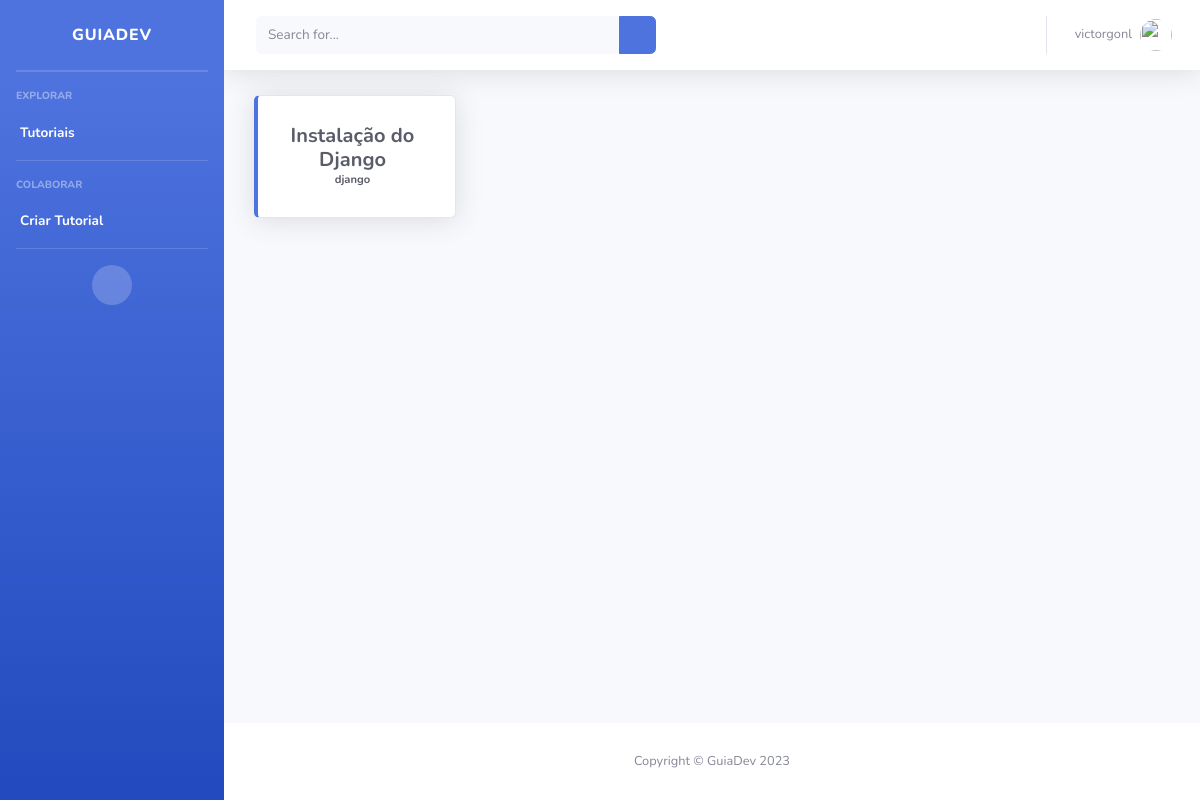
Page /tutoriais/ (signed in) on the earlier database version.
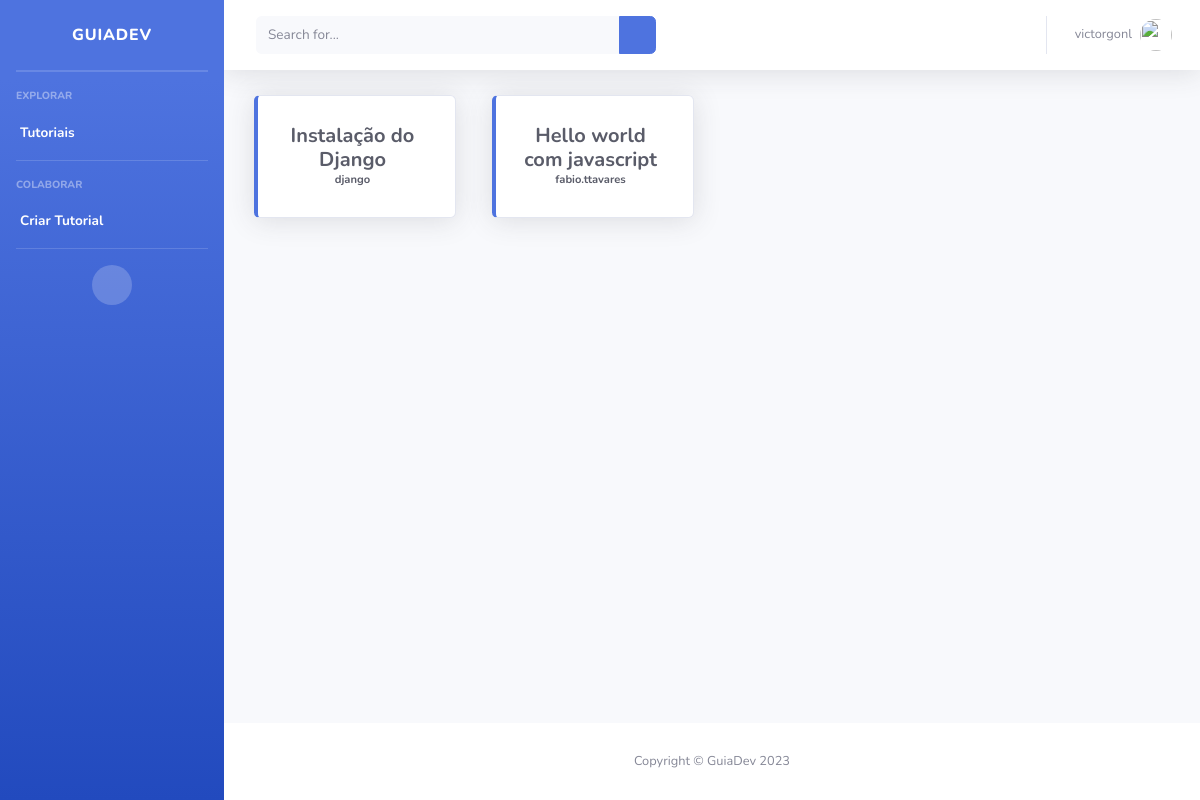
Same page on the later database version.
### base/models.py (models this page shows, shortened)
class Tutorial(models.Model):
    id = models.AutoField(primary_key=True)
    titulo = models.CharField(max_length=100)
    descricao = models.CharField(max_length=1000)
    usuario = models.ForeignKey(Usuario, on_delete=models.CASCADE)
    total_likes = models.IntegerField(default=0)
    tecnologias = models.ForeignKey(Tecnologia, null=True, blank=True, on_delete=models.SET_NULL)
    class Meta:
        verbose_name_plural = "Tutoriais"

class Usuario(models.Model):
    id = models.AutoField(primary_key=True)
    username = models.CharField(unique=True, max_length=50)
    email = models.CharField(unique=True, max_length=100)
    nome = models.CharField(max_length=100)
    sobrenome = models.CharField(max_length=200)
    class Meta:
        verbose_name_plural = "Usuários"

### base/views.py (the view)
# urls.py: path("tutoriais/", views.tutoriais_view, name="tutoriais"),
@login_required(login_url="login/")
def tutoriais_view(request):
    if request.method == 'GET':
        tutoriais = Tutorial.objects.all()
        usuario = request.user
        context = {
            'tutoriais': tutoriais,
            'usuario': usuario
        }
        return render(request, 'tutoriais.html', context=context)
    return render(request, 'tutoriais.html')

### base/templates/tutoriais.html (shortened to what this page needs)
{% extends "index.html" %}
{% block tutoriais %}
{% for tutorial in tutoriais %}
{% load static %}
<div class="col-xl-3 col-md-6 mb-4">
    <form method="post" action="{% url 'tutorial' %}">
        <button type="submit" style="text-decoration: none; border: none; background-color: transparent;">
            <div class="card border-left-primary shadow h-100 py-2">
                <div class="card-body">
                    <div class="row no-gutters align-items-center">
                        <div class="col mr-2">
                            <div class="h5 mb-0 font-weight-bold text-gray-800">
                                {{tutorial.titulo}}
                            </div>
                            <div class="text-xs font-weight-bold text-primary text-gray-800 ">
                                {{tutorial.usuario.username}}
                            </div>
                        </div>
                    </div>
                </div>
            </div>
        </button>
    </form>
</div>
{% endfor %}
{% endblock tutoriais%}

### base/templates/index.html (shortened to what this page needs)
<!DOCTYPE html>
<html lang="en">
{% load static %}
<head>
    <link href="{% static 'vendor/fontawesome-free/css/all.min.css' %}" rel="stylesheet" type="text/css">
    <link href="{% static 'css/sb-admin-2.min.css' %}" rel="stylesheet">
</head>
<body id="page-top">
    <div id="wrapper">
        <ul class="navbar-nav bg-gradient-primary sidebar sidebar-dark accordion" id="accordionSidebar">
            <a class="sidebar-brand d-flex align-items-center justify-content-center" href="{% url 'index' %}">
                <div class="sidebar-brand-text mx-3">GuiaDev</sup></div>
            </a>
            <hr class="sidebar-divider my-0">
            <hr class="sidebar-divider">
            <div class="sidebar-heading">
                Explorar
            </div>
            <li class="nav-item active">
                <a class="nav-link" href="{% url 'tutoriais' %}">
                    <span>Tutoriais</span></a>
            <hr class="sidebar-divider d-none d-md-block">
            <div class="sidebar-heading">
                Colaborar
            </div>
            <li class="nav-item active">
                <a class="nav-link" href="{% url 'adicionar_tutorial' %}">
                    <span>Criar Tutorial</span></a>
            </li>
            <hr class="sidebar-divider d-none d-md-block">
            <div class="text-center d-none d-md-inline">
                <button class="rounded-circle border-0" id="sidebarToggle"></button>
            </div>
        </ul>
        <div id="content-wrapper" class="d-flex flex-column">
            <div id="content">
                <nav class="navbar navbar-expand navbar-light bg-white topbar mb-4 static-top shadow">
                    <form
                        class="d-none d-sm-inline-block form-inline mr-auto ml-md-3 my-2 my-md-0 mw-100 navbar-search">
                        <div class="input-group">
                            <input type="text" class="form-control bg-light border-0 small" placeholder="Search for..."
                                aria-label="Search" aria-describedby="basic-addon2">
                            <div class="input-group-append">
                                <button class="btn btn-primary" type="button">
                                    <i class="fas fa-search fa-sm"></i>
                                </button>
                            </div>
                        </div>
                    </form>
                    <ul class="navbar-nav ml-auto">
                        <li class="nav-item dropdown no-arrow">
                            <a class="nav-link dropdown-toggle" href="#" id="userDropdown" role="button"
                                data-toggle="dropdown" aria-haspopup="true" aria-expanded="false">
                                <span class="mr-2 d-none d-lg-inline text-gray-600 small">{{usuario.username}}</span>
                                <img class="img-profile rounded-circle" src="{% static 'img/undraw_profile.svg' %}">
                            </a>
                        </li>
                    </ul>
                </nav>
                <div class="container-fluid">
                    <div class="row">
                        {% block tutoriais %}
                        {% endblock tutoriais %}
                    </div>
                </div>
            </div>
            <footer class="sticky-footer bg-white">
                <div class="container my-auto">
                    <div class="copyright text-center my-auto">
                        <span>Copyright &copy; GuiaDev 2023</span>
                    </div>
                </div>
            </footer>
        </div>
    </div>
</body>
</html>

Differences in the rows shown:
added Tutorial: titulo "Hello world com javascript", usuario.username "fabio.ttavares"
